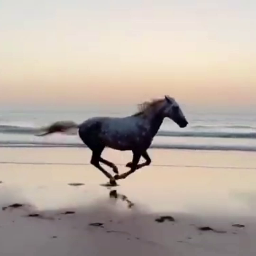
#> input picture analysis/data/frame_0_real.png, 256 x 256 px
$ python ssim2.py
#> lines starting #> are read from the running program, lines starting #| are printed output that depends on the picture
# Implement the SSIM metric for comparing two images
# Read both image files
import cv2
import numpy as np
import matplotlib.pyplot as plt
import os

# SSIM meaning
# 1 is perfect similarity
# 0 is no similarity

# TODO:: Generate 100 images from each of the following:
# generated from pix2pix, generated from CycleGAN, and one ground truth from the test set
# TODO:: Implement the sliding window/ average SSIM metric
# TODO:: plot/display results for 100 images
# CycleGAN trained on unpaired data sets

def ssim_score(image_real_out_path,
               image_fake_out_path,
               WINDOW_SIZE=(11, 11),
               SLIDE_X=0, SLIDE_Y=0,   #top-left corner of the window (pixel loc on overall image)
               L_chosen=255, k_1_chosen=0.01, k_2_chosen=0.03,
               ALPHA_chosen=1, BETA_chosen=1, GAMMA_chosen=1, # emphasis of Luminance, Contrast, Structure
               plotOn=False,
               printData=False,
               image_number="WHICH IMAGE?", # fill out this if plot on
               generation_type='PIX or CYC?'): # fill out this if plot on

    # Read the images
#> called with image_real_out_path = 'data/frame_0_real.png', image_fake_out_path = 'data/frame_0_fake.png', WINDOW_SIZE = (11, 11), SLIDE_X = 0, SLIDE_Y = 0, L_chosen = 255, k_1_chosen = 0.01, k_2_chosen = 0.03
    image_real_out = cv2.imread(image_real_out_path)
#> image_real_out is the input picture: shape (256, 256, 3); mean B, G, R 165.5, 174.6, 186.3
    image_fake_out = cv2.imread(image_fake_out_path)
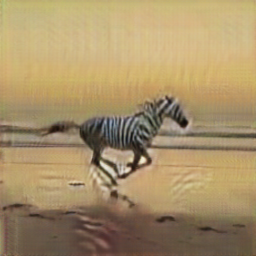
#> input picture analysis/data/frame_0_fake.png, 256 x 256 px
#> image_fake_out is the input picture: shape (256, 256, 3); mean B, G, R 104.7, 144.5, 167

    # start out using grayscale images
    image_real_out_gray = cv2.cvtColor(image_real_out, cv2.COLOR_BGR2GRAY)
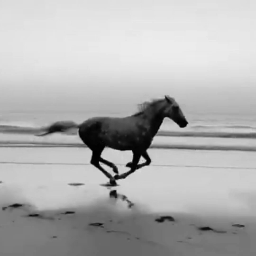
#> image_real_out_gray: shape (256, 256); min 0, max 236, mean 177
    image_fake_out_gray = cv2.cvtColor(image_fake_out, cv2.COLOR_BGR2GRAY)
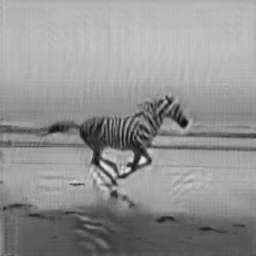
#> image_fake_out_gray: shape (256, 256); min 11, max 233, mean 146.7

    # Window size
    image_size = (image_real_out.shape[0], image_real_out.shape[1])
#> image_size = (256, 256)
    window_size = WINDOW_SIZE # (11, 11) is what the people are saying

    slide_x = SLIDE_X
    slide_y = SLIDE_Y

    window_real = image_real_out_gray[slide_x:slide_x + window_size[0], slide_y: slide_y + window_size[1]]
    window_fake = image_fake_out_gray[slide_x:slide_x + window_size[0], slide_y: slide_y + window_size[1]]

    # mu_real is the pixel sample mean of image_real_out_grey
    mu_real = window_real.mean()
#> mu_real = 220.5
    mu_fake = window_fake.mean()
#> mu_fake = 176.7

    # compute variances
    sigma_squared_real = window_real.var()
#> sigma_squared_real = 1.45
    sigma_squared_fake = window_fake.var()
#> sigma_squared_fake = 21.51

    # compute covariance
    covariance = np.cov(window_real.flatten(), window_fake.flatten())[0][1]
#> covariance = 1.92

    # L is the dynamic range of the pixel values
    L = L_chosen #255
    k_1 = k_1_chosen #0.01
    k_2 = k_2_chosen #0.03

    # computing c_1 and c_2
    c_1 = (k_1 * L) ** 2
    c_2 = (k_2 * L) ** 2
    c_3 = c_2 / 2

    luminance = (2 * mu_real * mu_fake + c_1) / (mu_real ** 2 + mu_fake ** 2 + c_1)
#> luminance = 0.976
    contrast = (2 * np.sqrt(sigma_squared_real) * np.sqrt(sigma_squared_fake) + c_2) / (sigma_squared_real + sigma_squared_fake + c_2)
#> contrast = 0.855
    structure = (covariance + c_3) / (np.sqrt(sigma_squared_real) * np.sqrt(sigma_squared_fake) + c_3)
#> structure = 0.895

    ALPHA = ALPHA_chosen #1
    BETA = BETA_chosen #1
    GAMMA = GAMMA_chosen #1

    ssim = luminance ** ALPHA * contrast ** BETA * structure ** GAMMA
#> ssim = 0.747

    if plotOn==True:
        # Plot the images side by side
        plt.subplot(1, 2, 1)
        plt.imshow(window_real, cmap='gray')
        plt.title(f'Real | Image No. {image_number} ')
        plt.subplot(1, 2, 2)
        plt.imshow(window_fake, cmap='gray')
        plt.title(f'Fake | {generation_type}')

        # add to the plot the SSIM value along with the luminance, contrast, and structure values
        plt.suptitle('SSIM: %.2f, Luminance: %.2f, Contrast: %.2f, Structure: %.2f' % (ssim, luminance, contrast, structure))

        plt.show()
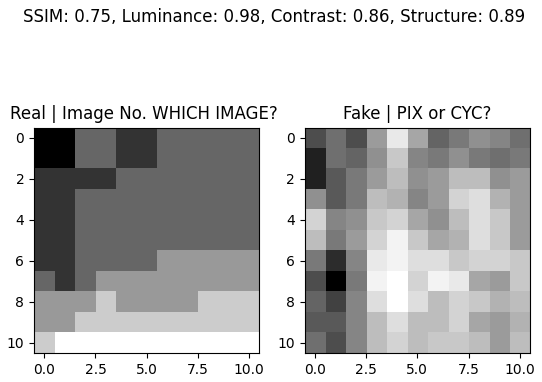
#> figure drawn by matplotlib, 2 panels
    if printData==True:
        print(f'Image#{image_number}-{generation_type} ~ SSIM: {ssim:.2f}, Luminance: {luminance:.2f}, Contrast: {contrast:.2f}, Structure: {structure:.2f}')

    return ssim, luminance, contrast, structure

#### HOW TO USE ##################################################

# Three images are real_pair (real_in, real_out) and fake_out
image_real_out_path = 'data/frame_0_real.png'
image_fake_out_path = 'data/frame_0_fake.png'

ssim, luminance, contrast, structure = ssim_score(image_real_out_path, image_fake_out_path, plotOn=True)
#> ssim = 0.747; luminance = 0.976; contrast = 0.855; structure = 0.895

####################################################################################################
####################################################################################################


## TODO:: NEED TO INCLUDE FUNCTIONALITY ABOUT THE WINDOW SLIDING AND AVERAGING

# [107 lines left out: function evaluate_folder_ssim, not called in this run]

#### HOW TO USE ##################################################

#folder_path = 'cycle_pix_maps_compared'

#ssim_scores_pix2pix, ssim_scores_cycle = evaluate_folder_ssim(folder_path, plotScores=True)
